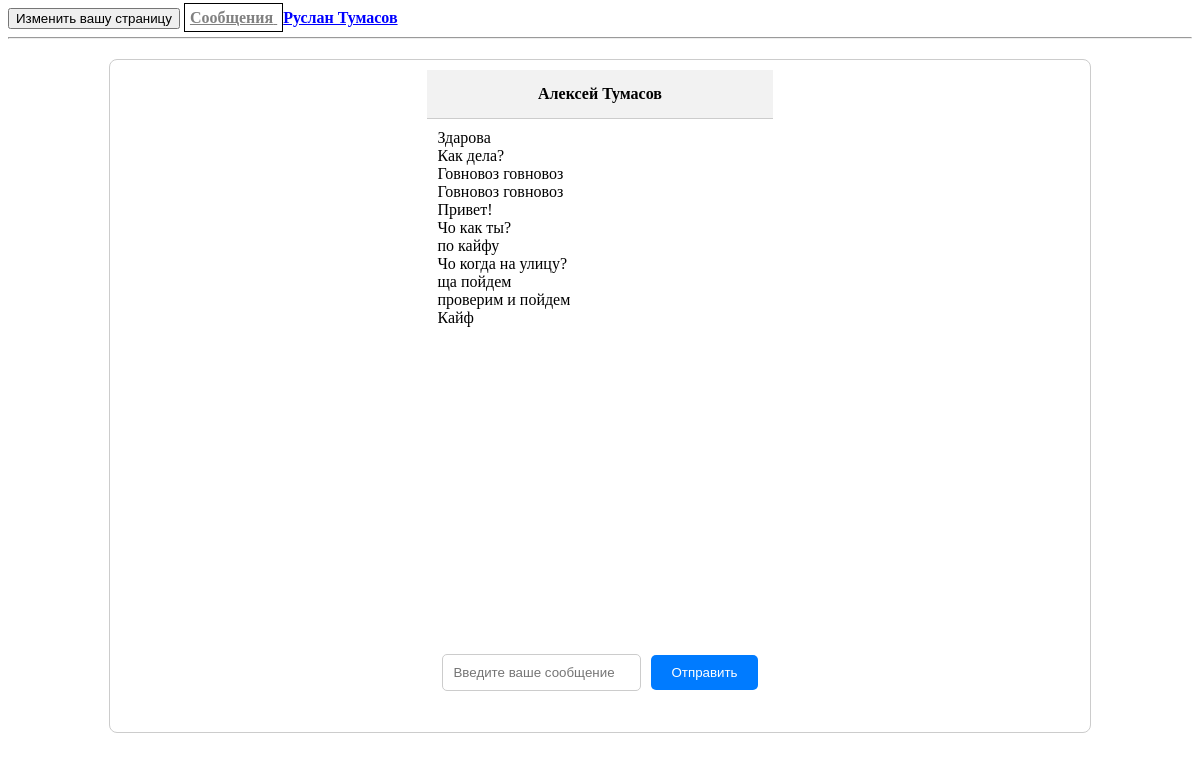
The page /messages.php?id=1 (signed in) on the database its author committed.
### tables this page shows
CREATE TABLE `users` (
  `id` int(10) NOT NULL COMMENT 'id записи',
  `login` varchar(128) NOT NULL COMMENT 'Логин',
  `password` varchar(128) NOT NULL COMMENT 'Пароль',
  `name` varchar(32) NOT NULL COMMENT 'Имя пользователя',
  `lastname` varchar(32) NOT NULL COMMENT 'Фамилия пользователя',
  `age` int(3) NOT NULL COMMENT 'Возраст пользователя',
  `pDescription` text NOT NULL COMMENT 'Описание к профилю'
);

CREATE TABLE `usermessages` (
  `msgID` int(10) NOT NULL COMMENT 'Айди сообщения',
  `msgSender` int(10) NOT NULL COMMENT 'Айди отправителя сообщения',
  `msgReceiver` int(10) NOT NULL COMMENT 'Айди получателя сообщения',
  `msgTime` varchar(32) NOT NULL COMMENT 'Время отправки сообщения',
  `msgReaded` tinyint(1) NOT NULL COMMENT 'Статус сообщения',
  `msgText` text NOT NULL COMMENT 'Текст сообщения'
);

### messages.php (the view, shortened to what this page needs)
<html>
	<head>
	<?php
		include("blocks/header.php");
	?>
	</head>
	<body>
	<?php
		$mysql = mysqli_connect("localhost", "root", "", "social");
		if(!isset($_GET["id"]))
		{
			if (empty($_SESSION["user_id"])) header("Location: index.php");
			$contactQuery =	mysqli_query($mysql, "SELECT * FROM `usercontacts` WHERE `contacterID`=".$_SESSION["user_id"].";");
			$contactsCount = mysqli_num_rows($contactQuery);
			if ($contactsCount <= 0) die("<div class='chat-container'>У вас нет друзей ;(</div>");
	?>
			<div class="chat-container">
				<?php
					while (($contantResult = mysqli_fetch_array($contactQuery)) != null)
					{
						$contacterQuery = mysqli_query($mysql, "SELECT * FROM `users` WHERE `id`='".$contantResult["contactID"]."'");
						$contacterArray = mysqli_fetch_array($contacterQuery);
				?>
						<div class="chat">
							<a href='messages.php?id=<?=$contacterArray["id"];?>'><?=$contacterArray["name"]; ?></a>
						</div>
				<?php
					}
				?>
			</div>
	<?php } else if($_GET["id"] > 0){
				$interlocutorID = $_GET["id"];
				$query = "SELECT users.id, users.name, users.lastname, usermessages.* FROM users LEFT JOIN usermessages ON users.id = usermessages.msgReceiver WHERE (usermessages.msgReceiver = '$interlocutorID' OR usermessages.msgSender = '$interlocutorID');";
				$result = mysqli_query($mysql, $query);
				$dialogue = mysqli_fetch_array($result);
				$interlocutorName = $dialogue["name"] . " " . $dialogue["lastname"];
		?>
				<div class="chat-container">
					<div class="chat-header">
						<?=$interlocutorName;?>
					</div>
					<div class="chat-messages">
					<?php
					while(($dialogue = mysqli_fetch_array($result)) != null) {
						$dialogueText = $dialogue["msgText"];
					?>
							<?=$dialogueText;?><br>
					<?php
					}
					?>
					</div>
					<form action="acts/sendMessage.php" method="post">
						<div class="chat-input">
							<input type="text" placeholder="Введите ваше сообщение" name="MessageText" value=""/>
								<button>Отправить</button>
						</div>
					</form>
				</div>
	<?php }?>
	</body>
</html>

### css/styles.css (style rules this page uses)
.chat-container { width: 300px; justify-content: center; border: 1px solid #ccc; display: grid; padding: 10px; margin: 20px; }
.chat-container { width: 960px; margin: 20px auto; border: 1px solid #ccc; border-radius: 8px; overflow: hidden; }
.chat-header { padding: 15px; background-color: #f2f2f2; text-align: center; font-weight: bold; border-bottom: 1px solid #ccc; }
.chat-messages { height: 500px; overflow-y: scroll; padding: 10px; }
.chat-input { padding: 15px; display: flex; align-items: center; }
.chat-input input { flex: 1; padding: 10px; border: 1px solid #ccc; border-radius: 5px; margin-right: 10px; }
.chat-input button { padding: 10px 20px; background-color: #007bff; border: none; border-radius: 5px; color: #fff; cursor: pointer; }

### rows shown on the page
users: interlocutorName "Алексей Тумасов", usermessages.msgText "Здарова", usermessages.msgText "Как дела?", usermessages.msgText "Чо как ты?", usermessages.msgText "Чо когда на улицу?", usermessages.msgText "Кайф"
users: usermessages.msgText "Говновоз говновоз", usermessages.msgText "Привет!", usermessages.msgText "по кайфу", usermessages.msgText "ща пойдем", usermessages.msgText "проверим и пойдем"

### other values the page prints
$_SESSION["name_lastname"] "Руслан Тумасов"
